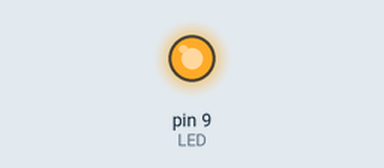
Simulated run of this sketch. Board: Arduino Uno, built with avr-gcc and run on an emulated ATmega328P. On the bench: output pins drawn as LEDs (lit = HIGH). What the sketch prints to the serial monitor is not drawn.

Above: at 0.1 s.
At 1.1 s:
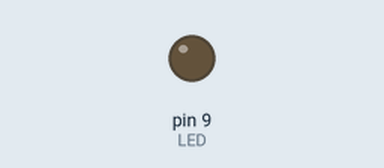
Timing chart, 0 to 2.6 s (numbered marks = the images above):
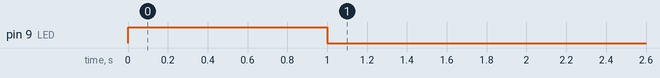

The sketch:

TSOP_as_start_module.ino
```cpp
// DIY start module
// IR receiver: TSOP34838(Vishay)(protocol RC-5)

#include <IRremote.hpp> //v. 4.7.1
#include <EEPROM.h>

// pins
const byte LED = 9;
const byte RECEIVE_PIN = 7;
int state = 0;  // состояние робота: 0 - остановлен, 1 - запущен

byte dohio = 0;            // номер ринга
const int DOHIO_ADR = 10;  //адрес в памяти, где хранится номер ринга

void Blink(int ms) {
  digitalWrite(LED, 1);
  delay(ms);
  digitalWrite(LED, 0);
}

void setup() {
  Serial.begin(9600);
  pinMode(LED, OUTPUT);
  pinMode(RECEIVE_PIN, INPUT);
  IrReceiver.begin(RECEIVE_PIN);
  EEPROM.get(DOHIO_ADR, dohio);  //читаем номер ринга из EEPROM
  if (dohio > 31) dohio = 0;     //проверяем номер ринга на допустимый диапазон
  Serial.println(dohio);         // выводим номер ринга
  Blink(1000);                   // проверяем светодиод
}

void loop() {
  int receive = chekIReceive();  // опрашиваем ИК приемник TSOP
  if (receive == 1) {            // пришла команда START
    state = 1;
    Serial.println("START");
  } else if (receive == 0) {    //пришла команда STOP
    state = 0;
    Serial.println("STOP");
  }

  digitalWrite(LED, state);
}


int chekIReceive() {
  int result = -99;
  if (IrReceiver.decode()) {
    if ((IrReceiver.decodedIRData.address) == 0x0B) {  // PROGRAMMING
      dohio = IrReceiver.decodedIRData.command;
      EEPROM.put(DOHIO_ADR, dohio);  //сохраняем номер ринга в EEPROM
      Blink(50);
      result = -1;
    } else if ((IrReceiver.decodedIRData.address) == 0x07) {  // START/STOP
      uint8_t comm = IrReceiver.decodedIRData.command;
      if (comm == (dohio + 1)) {  //START
        result = 1;
      } else if (comm == dohio) {  //STOP
        result = 0;
      }
    }
    IrReceiver.resume();
  }
  return result;
}
```
